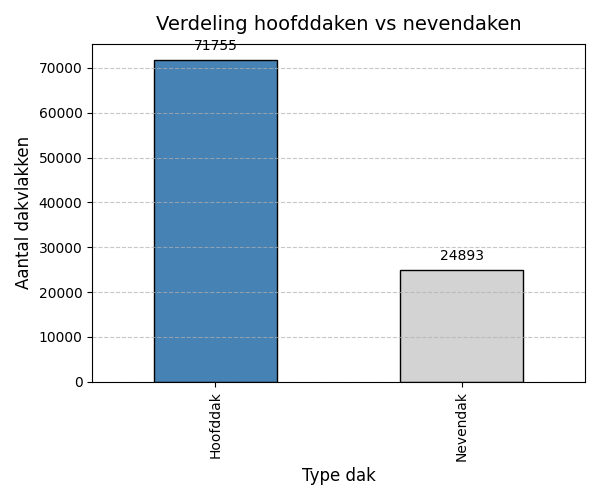

Generate this figure with Python:
import pandas as pd
import matplotlib.pyplot as plt

# Excel-bestand inlezen
file_path = "databim ruwe data.xlsx"
dakvlakken_df = pd.read_excel(file_path)

plt.figure(figsize=(6, 5))
counts = dakvlakken_df["hoofddakconstructie"].value_counts()
bars = counts.plot(kind='bar', color=['steelblue', 'lightgray'], edgecolor='black')

for bar in bars.patches:
    height = bar.get_height()
    bars.annotate(f'{height}',
                  xy=(bar.get_x() + bar.get_width() / 2, height),
                  xytext=(0, 5),
                  textcoords='offset points',
                  ha='center', va='bottom', fontsize=10)

plt.title("Verdeling hoofddaken vs nevendaken", fontsize=14, pad=10)
plt.xlabel("Type dak", fontsize=12)
plt.ylabel("Aantal dakvlakken", fontsize=12)
plt.xticks([0, 1], ["Hoofddak", "Nevendak"])
plt.grid(axis='y', linestyle='--', alpha=0.7)
plt.tight_layout()
plt.show()
